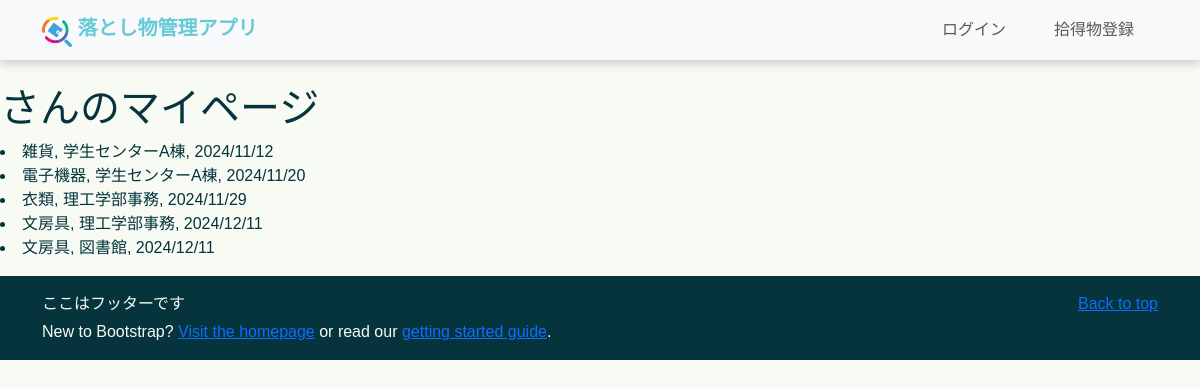
The page /mypage/administrator on the database as committed earlier.
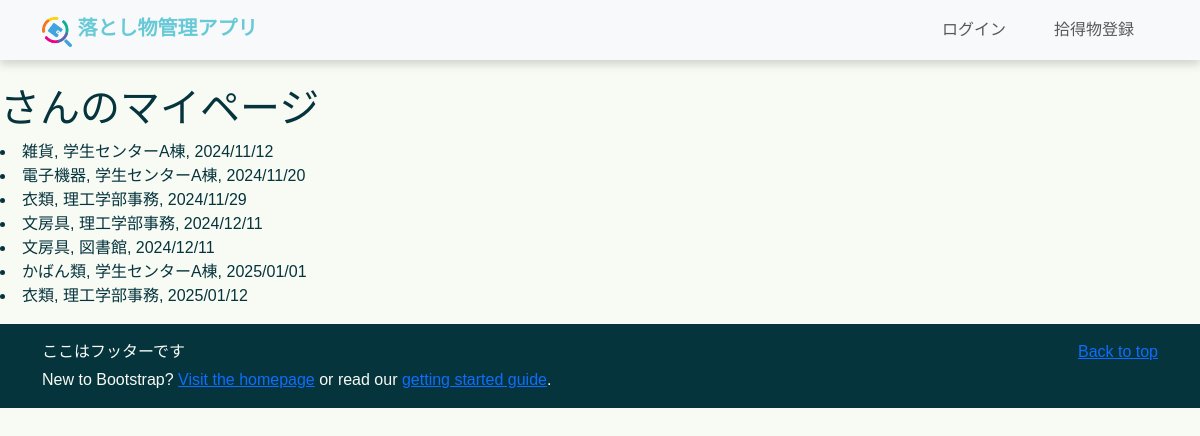
The same page on the database as committed later.
### top/models.py (models this page shows, shortened)
class Item(models.Model):
    item_id = models.AutoField(primary_key=True)
    item_name = models.ForeignKey(ItemsNameTag, on_delete=models.CASCADE, verbose_name="Item Name")
    PorD_location = models.ForeignKey(PickedOrDroppedLocationsTag, on_delete=models.CASCADE,
                                      verbose_name="Picked or Dropped Location")
    storage_location = models.ForeignKey(StorageLocationsTag, on_delete=models.CASCADE, verbose_name="Storage Location", null=True)
    item_type = models.IntegerField(verbose_name="Item Type", help_text="0: Found, 1: Lost")
    status = models.SmallIntegerField(verbose_name="Status", help_text="0: Pending, 1: In Progress, 2: Resolved")
    created_at = models.DateTimeField() # 時間を自動的に更新しない
    updated_at = models.DateTimeField(auto_now=True, null=True, blank=True)
    contact_email = models.EmailField(max_length=100, null=True, blank=True)
    contact_phone = models.CharField(max_length=20, null=True, blank=True)
    description = models.TextField(null=True, blank=True)

class ItemsNameTag(models.Model):
    item_name_id = models.AutoField(primary_key=True)
    item_name = models.CharField(max_length=100, verbose_name="Name tags for items",
                                 help_text="Stationery, clothing, electronic equipment, etc.")
    description = models.TextField(null=True, blank=True)

class StorageLocationsTag(models.Model):
    storage_location_id = models.AutoField(primary_key=True)
    storage_location_name = models.CharField(max_length=100, verbose_name="Storage Location Name",
                                             help_text="Name of the place to store lost items, e.g., administrative office, library, etc.")
    description = models.TextField(null=True, blank=True)

### mypage/views.py (the view)
# urls.py: path("administrator", views.admin_mypage, name="admin_mypage"),
def admin_mypage(request): # 未完成
    username = request.user.username # ユーザー名の取得
    founditems = Item.objects.filter(item_type=0).order_by("created_at")
    return render(request, "administrator.html", {"founditems":founditems})

### mypage/templates/administrator.html
{% extends "base.html" %}
{% load static %}
{% block content %}
<h1>{{ user.username }}さんのマイページ</h1>
{% if founditems %}
    {% for item in founditems %}
        <li>{{ item.item_name.item_name }}, {{ item.storage_location.storage_location_name }}, {{ item.created_at | date:"Y/m/d" }}</li>
    {% endfor %}
{% else %}
    <p>拾得物は登録されていません</p>
{% endif %}
{% endblock content %}

Rows that differ between the two databases and show on the page:
added Item: item_name.item_name "かばん類", storage_location.storage_location_name "学生センターA棟", created_at "2025/01/01"
added Item: item_name.item_name "衣類", storage_location.storage_location_name "理工学部事務", created_at "2025/01/12"
